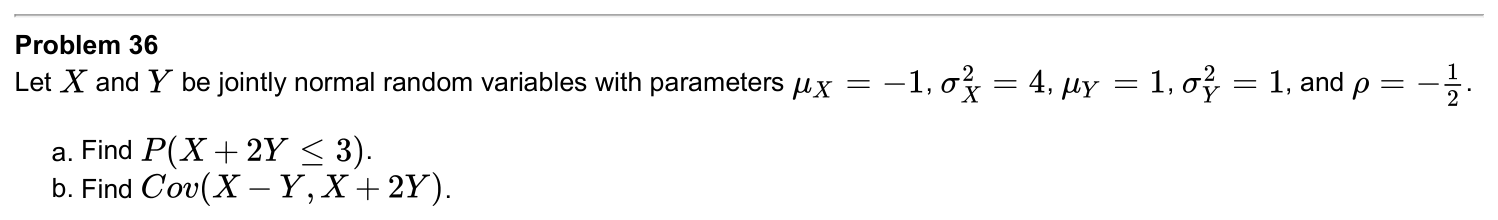
#> input picture 기말고사 대비/6월 10일/L08_IPSRP_5.4.36.png, 1498 x 220 px
$ python -i refine_pngs.py   (imports and definitions only)
#> lines starting #> are read from the running program, lines starting #| are printed output that depends on the picture; after the words box and inside, x2 and y2 are one past the last pixel; in counts of white or black regions, pixels touching at a corner belong together
# -*- coding: utf-8 -*-
"""
기말고사 대비 PNG 정제 — (1) content-bbox autocrop + (2) 2단(컬럼) reflow.
- autocrop: 바깥 여백 제거(내부 들여쓰기·수식 보존).
- reflow: 교재 2단 레이아웃 때문에 '오른쪽 컬럼'으로 밀려난 가로 밴드를
  좌측 본문 마진으로 끌어옴(세로 위치는 보존 → 수식/줄간격 안 깨짐).
  단, 살짝 들여쓴 수식 등은 건드리지 않도록 큰 이동량(>임계)만 reflow.
- 원본은 _png_원본백업/ 에서 읽어 매번 깨끗하게 재처리(멱등).
- 다요소/ dirty crop(그래프·인접조각 혼입)은 reflow로 못 고치므로 후보 목록만 보고.
"""
import os, glob, shutil
import numpy as np
from PIL import Image, ImageOps

ROOT = r"C:\Users\Hyunjun\Desktop\현준대학\확랜"
DEST = os.path.join(ROOT, "기말고사 대비")
BACKUP = os.path.join(DEST, "_png_원본백업")
THR = 240
K = 3
PAD = 14
GAPBAND = 22        # 가로 밴드 분리 빈 행 수
GAP_FLAG = 70       # 내부 세로 갭 → dirty 후보
# 눈으로 확인해 깨끗하다고 판정된 파일(문단/구분선 여백 때문에 갭만 큼) — 후보에서 제외
REVIEWED_CLEAN = {
    "L08_PSP_7.6.3.png", "L09_IPSRP_7.3.2.png", "L09_IPSRP_7.3.4.png",
    "L09_IPSRP_7.3.5.png", "L06_PSP_5.5.1.png",
}


def bbox(g):
    ink = g < THR
    rows = ink.sum(axis=1) >= K
    cols = ink.sum(axis=0) >= K
    if not rows.any() or not cols.any():
        return None
    ys, xs = np.where(rows)[0], np.where(cols)[0]
    return int(xs[0]), int(ys[0]), int(xs[-1]), int(ys[-1])


def crop_tight(im):
    g = np.asarray(im.convert("L"))
    bb = bbox(g)
    if bb is None:
        return im
    l, t, r, b = bb
    return im.crop((l, t, r + 1, b + 1))


def reflow(im):
    """오른쪽 컬럼으로 밀려난 밴드를 좌측 마진으로 이동(세로 위치 보존)."""
    g = np.asarray(im.convert("L"))
    H, W = g.shape
    ink = g < THR
    rowc = ink.sum(axis=1) >= K
    colany = ink.sum(axis=0) >= K
    xs = np.where(colany)[0]
    if not xs.size:
        return im, False
    gmin = int(xs[0])
    # 가로 밴드 분리
    bands = []
    i = 0
    while i < H:
        if rowc[i]:
            j = i; blank = 0; last = i
            while j < H:
                if rowc[j]:
                    last = j; blank = 0
                else:
                    blank += 1
                    if blank >= GAPBAND:
                        break
                j += 1
            bands.append((i, last + 1)); i = j
        else:
            i += 1
    thr = max(120, int(0.22 * W))
    src = np.array(im)
    arr = src.copy()
    changed = False
    for t, b in bands:
        cols = ink[t:b].sum(axis=0) >= 1
        bxs = np.where(cols)[0]
        if not bxs.size:
            continue
        off = int(bxs[0]) - gmin
        if off > thr:
            arr[t:b, :] = 255
            arr[t:b, 0:W - off] = src[t:b, off:W]
            changed = True
    return (Image.fromarray(arr), True) if changed else (im, False)


def internal_gap(im):
    g = np.asarray(im.convert("L"))
    rows = (g < THR).sum(axis=1) >= K
    ys = np.where(rows)[0]
    if ys.size == 0:
        return 0
    mx = run = 0
    for y in range(int(ys[0]), int(ys[-1]) + 1):
        if not rows[y]:
            run += 1; mx = max(mx, run)
        else:
            run = 0
    return mx


def process(backup_path, out_path):
#> called with backup_path = '../기말고사 대비/6월 10일/L08_IPSRP_5.4.36.png', out_path = 'out.png'
    im = Image.open(backup_path)
#> im is the input picture: PIL image 1498x220 RGB; min 0, max 255, mean 246.1
    if im.mode not in ("L", "RGB"):
        im = im.convert("RGB")
    before = im.size
#> before = (1498, 220)
    im = crop_tight(im)
#> in bbox, `ink = g < THR`:
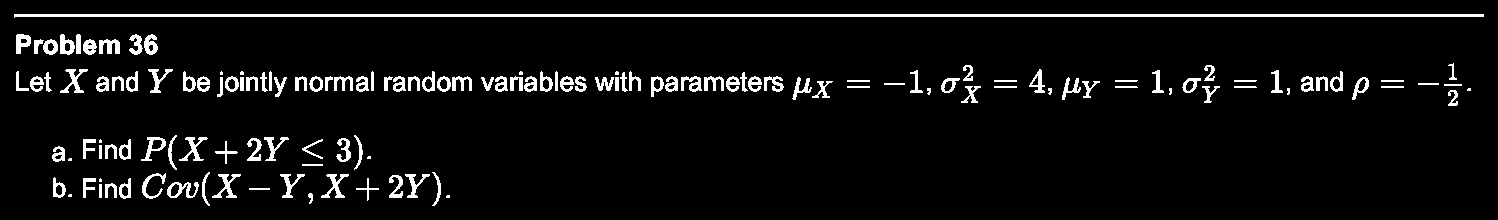
#> ink: shape (220, 1498) bool; 5.8% white; 139 white regions (13 under 20 px), largest, box (x1, y1, x2, y2) and area: (14, 14, 1484, 18) 4411, (212, 174, 241, 198) 242, (321, 174, 349, 198) 240
#> in bbox, `ys, xs = np.where(rows)[0], np.where(cols)[0]`: ys = 135 values from 14 to 205; xs = 1470 values from 14 to 1483
#> in crop_tight, `bb = bbox(g)`: bb = (14, 14, 1483, 205)
#> in crop_tight, `l, t, r, b = bb`: l = 14; r = 1483; b = 205
#> in crop_tight, `return im.crop((l, t, r + 1, b + 1))`:
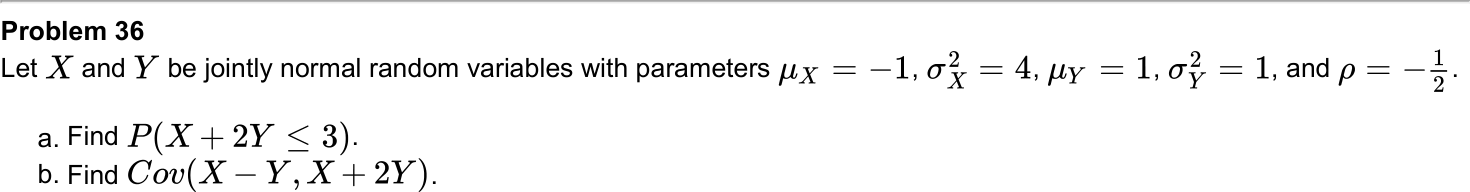
#> returned value: PIL image 1470x192 RGB; min 0, max 255, mean 244.6
    im, did = reflow(im)
#> in reflow, `ink = g < THR`:
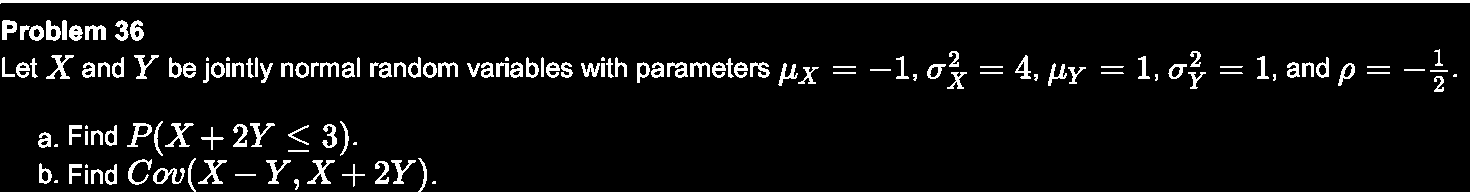
#> ink: shape (192, 1470) bool; 6.8% white; 139 white regions (13 under 20 px), largest, box (x1, y1, x2, y2) and area: (0, 0, 1470, 4) 4411, (198, 160, 227, 184) 242, (307, 160, 335, 184) 240
#> in reflow, `xs = np.where(colany)[0]`: xs = 1470 values from 0 to 1469
#> in reflow, `gmin = int(xs[0])`: gmin = 0
#> after the loop in reflow, `while i < H:`: bands = [(0, 92), (121, 192)]; i = 192
#> the loop in reflow, `for t, b in bands:` made 2 passes
#> (t, b, off) on passes 1 to 2: (0, 92, 0), (121, 192, 38)
#> did = False
    if did:
        im = crop_tight(im)
    fill = 255 if im.mode == "L" else (255, 255, 255)
#> fill = (255, 255, 255)
    im = ImageOps.expand(im, border=PAD, fill=fill)
    tmp = out_path + ".tmp.png"
    im.save(tmp); os.replace(tmp, out_path)
    return before, im.size, did, internal_gap(im)
#> in internal_gap, `ys = np.where(rows)[0]`: ys = 135 values from 14 to 205


def main():
    total = reflowed = 0
    flagged = []
    for n in range(7, 17):
        folder = os.path.join(DEST, f"6월 {n}일")
        if not os.path.isdir(folder):
            continue
        for out_path in sorted(glob.glob(os.path.join(folder, "*.png"))):
            total += 1
            name = os.path.basename(out_path)
            bdir = os.path.join(BACKUP, f"6월 {n}일")
            bpath = os.path.join(bdir, name)
            if not os.path.exists(bpath):                 # 최초 1회: 현재본을 원본으로 백업
                os.makedirs(bdir, exist_ok=True); shutil.copy2(out_path, bpath)
            before, after, did, gap = process(bpath, out_path)
            if did:
                reflowed += 1
            if gap >= GAP_FLAG and name not in REVIEWED_CLEAN:
                flagged.append((f"6월 {n}일", name, after, gap))
    print(f"정제 {total}장 · 컬럼 reflow {reflowed}장 · dirty 후보 {len(flagged)}장")
    rep = os.path.join(DEST, "_재크롭_후보.md")
    out = ["# 수동 재크롭 후보 (그래프·인접조각 혼입 등 — autocrop·reflow로 못 고침)", "",
           f"> 판정: 내부 세로 여백 갭 ≥ {GAP_FLAG}px. 원본은 `_png_원본백업/`.", "",
           "| 폴더 | 파일 | 크기 | 내부갭px |", "|---|---|---|---|"]
    for f, nm, sz, gp in flagged:
        out.append(f"| {f} | {nm} | {sz[0]}x{sz[1]} | {gp} |")
    if not flagged:
        out.append("| (없음) | | | |")
    open(rep, "w", encoding="utf-8").write("\n".join(out) + "\n")
    print("후보 ->", rep)


# [2 lines not run here, left out]

>>> result = process('../기말고사 대비/6월 10일/L08_IPSRP_5.4.36.png', 'out.png')
#> result = ((1498, 220), (1498, 220), False, 29)

$ run again, on 기말고사 대비/6월 12일/L05_IPSRP_4.4.13.png
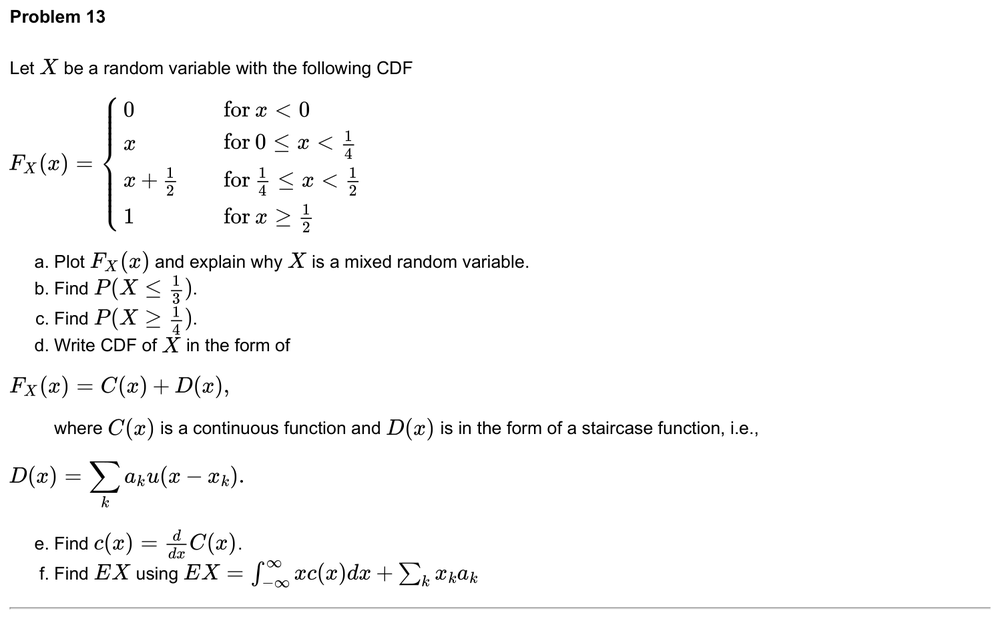
#> input picture 기말고사 대비/6월 12일/L05_IPSRP_4.4.13.png, 1000 x 619 px, shrunk from 1498 x 927 before the run
#> in process, im is the input picture: PIL image 1000x619 RGB; min 0, max 255, mean 249.2
#> in bbox, `ink = g < THR`:
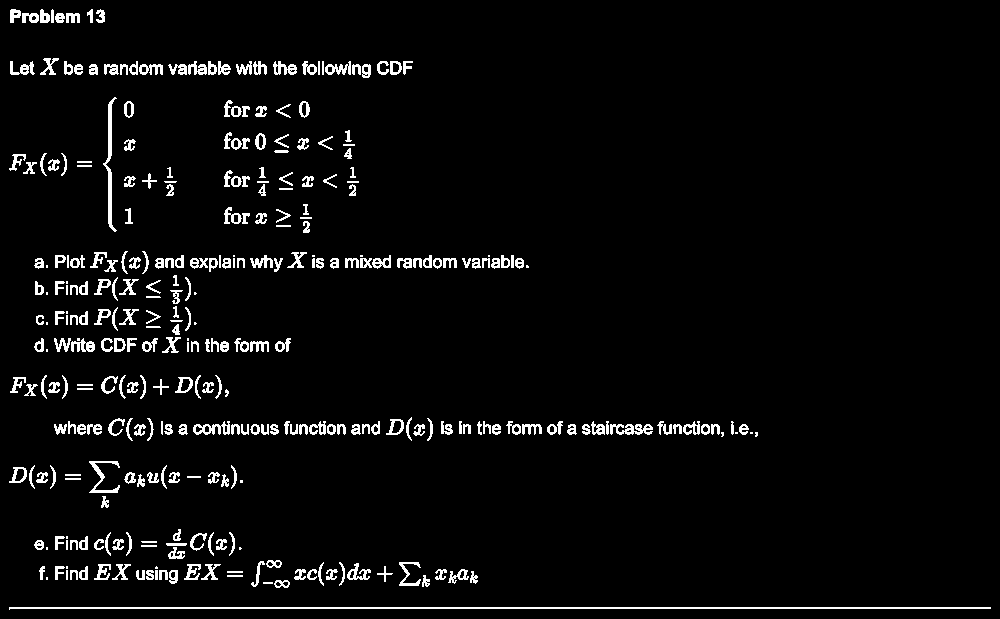
#> ink: shape (619, 1000) bool; 4.1% white in thin lines or dots
#> in bbox, `ys, xs = np.where(rows)[0], np.where(cols)[0]`: ys = 414 values from 9 to 608; xs = 712 values from 9 to 757
#> bb = (9, 9, 757, 608)
#> in crop_tight, `l, t, r, b = bb`: l = 9; r = 757; b = 608
#> in reflow, `xs = np.where(colany)[0]`: xs = 712 values from 0 to 748
#> gmin = 0
#> after the loop in reflow, `while i < H:`: bands = [(0, 14), (49, 344), (366, 600)]; i = 600
#> the loop in reflow, `for t, b in bands:` made 3 passes
#> (t, b, off) on passes 1 to 3: (0, 14, 1), (49, 344, 0), (366, 600, 0)
#> did = False
#> in process, `im = ImageOps.expand(im, border=PAD, fill=fill)`:
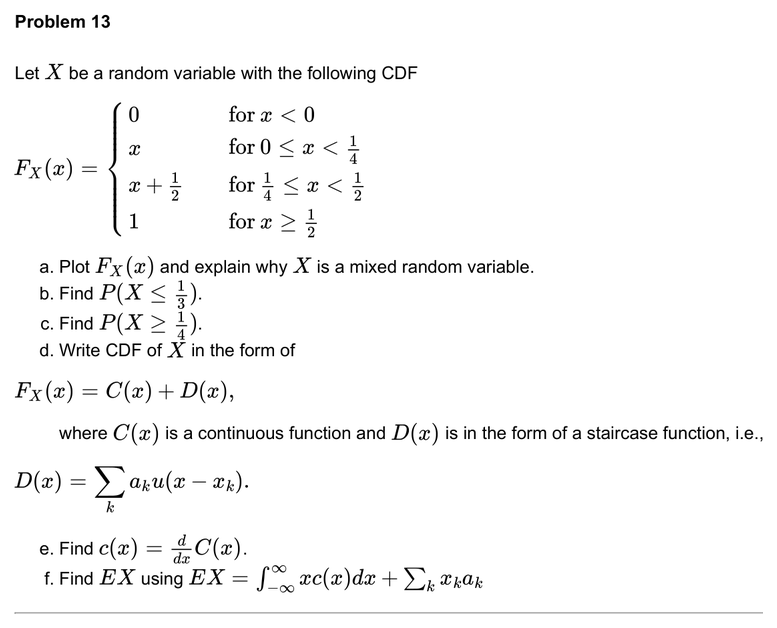
#> im: PIL image 777x628 RGB; min 0, max 255, mean 247.7
#> in internal_gap, `ys = np.where(rows)[0]`: ys = 414 values from 14 to 613
#> result = ((1000, 619), (777, 628), False, 35)

$ run again, on 기말고사 대비/6월 12일/L05_IPSRP_4.4.16.png
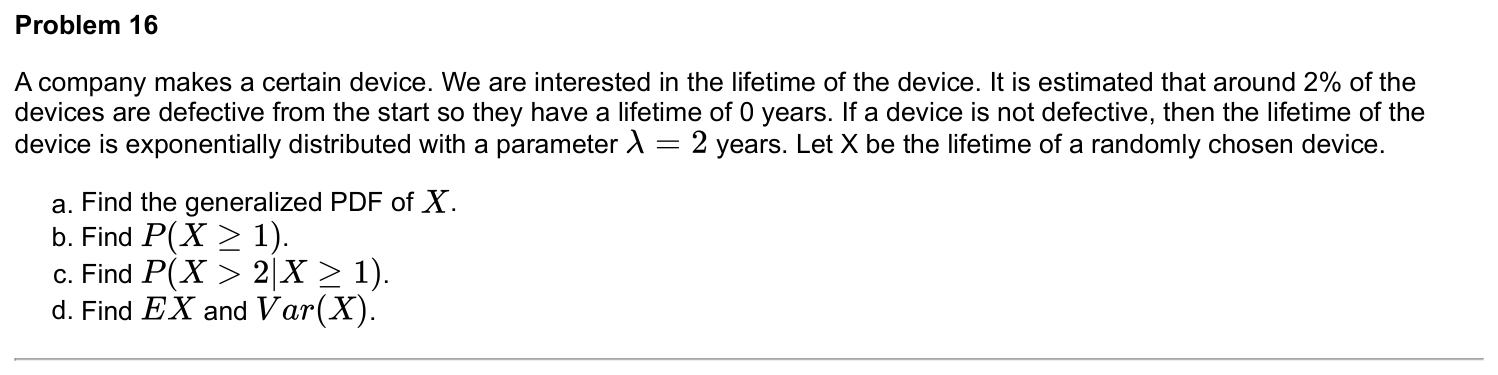
#> input picture 기말고사 대비/6월 12일/L05_IPSRP_4.4.16.png, 1498 x 375 px
#> in process, im is the input picture: PIL image 1498x375 RGB; min 0, max 255, mean 241.2
#> in bbox, `ink = g < THR`:
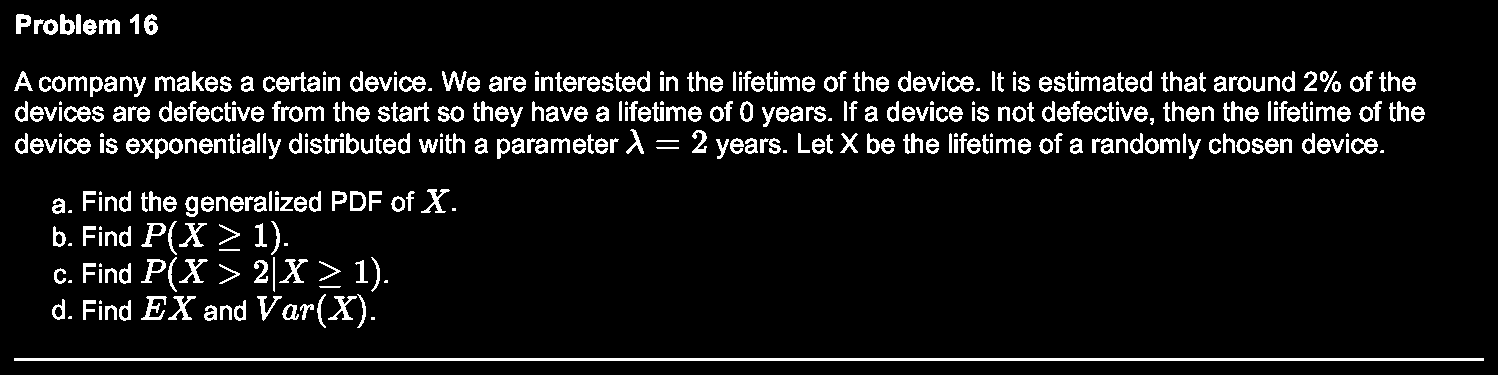
#> ink: shape (375, 1498) bool; 8.1% white; 407 white regions (45 under 20 px), largest, box (x1, y1, x2, y2) and area: (14, 358, 1484, 361) 4410, (141, 296, 167, 320) 266, (168, 296, 196, 320) 238
#> in bbox, `ys, xs = np.where(rows)[0], np.where(cols)[0]`: ys = 237 values from 14 to 360; xs = 1470 values from 14 to 1483
#> bb = (14, 14, 1483, 360)
#> in crop_tight, `l, t, r, b = bb`: l = 14; r = 1483; b = 360
#> in reflow, `ink = g < THR`:
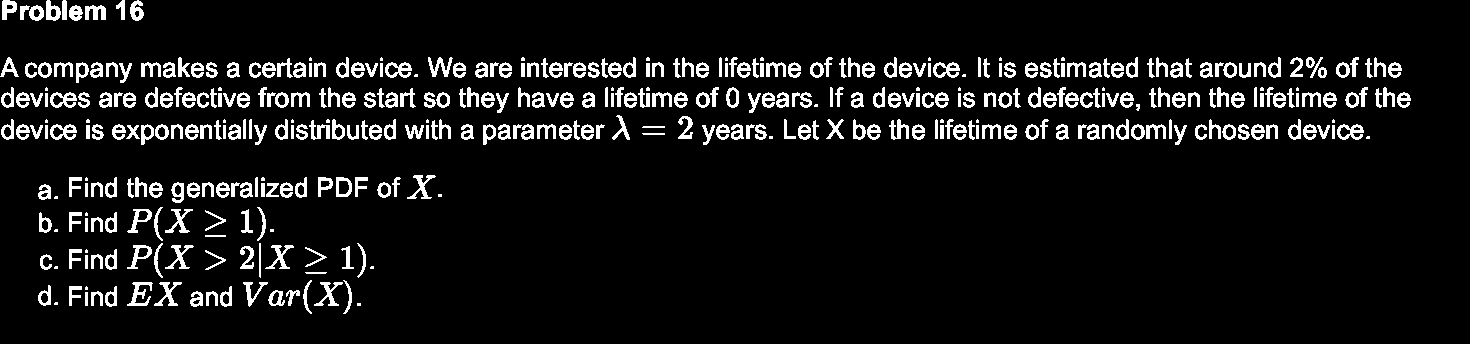
#> ink: shape (347, 1470) bool; 8.9% white; 407 white regions (45 under 20 px), largest, box (x1, y1, x2, y2) and area: (0, 344, 1470, 347) 4410, (127, 282, 153, 306) 266, (154, 282, 182, 306) 238
#> in reflow, `xs = np.where(colany)[0]`: xs = 1470 values from 0 to 1469
#> gmin = 0
#> after the loop in reflow, `while i < H:`: bands = [(0, 21), (57, 145), (175, 314), (344, 347)]; i = 347
#> the loop in reflow, `for t, b in bands:` made 4 passes
#> (t, b, off) on passes 1 to 4: (0, 21, 2), (57, 145, 0), (175, 314, 38), (344, 347, 0)
#> did = False
#> in internal_gap, `ys = np.where(rows)[0]`: ys = 237 values from 14 to 360
#> result = ((1498, 375), (1498, 375), False, 36)

$ run again, on 기말고사 대비/6월 12일/L05_PSP_4.5.18.png
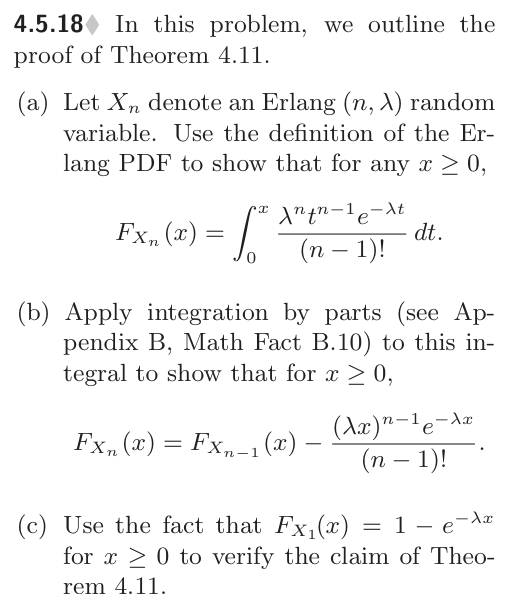
#> input picture 기말고사 대비/6월 12일/L05_PSP_4.5.18.png, 509 x 608 px
#> in process, im is the input picture: PIL image 509x608 RGB; mean R, G, B 244.1, 244, 244
#> in bbox, `ink = g < THR`:
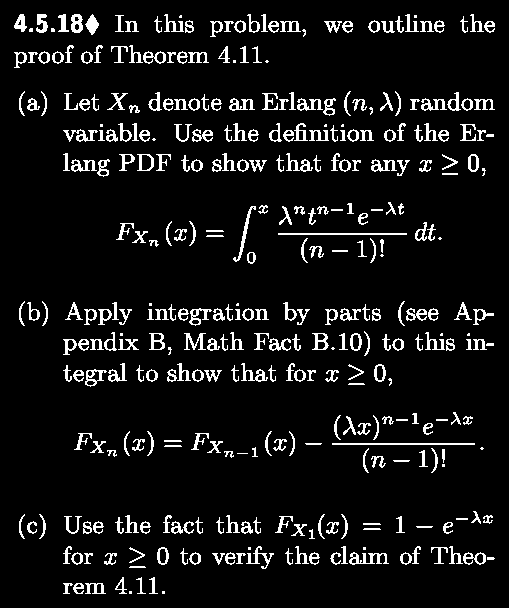
#> ink: shape (608, 509) bool; 8% white in thin lines or dots
#> in bbox, `ys, xs = np.where(rows)[0], np.where(cols)[0]`: ys = 371 values from 14 to 593; xs = 479 values from 14 to 494
#> bb = (14, 14, 494, 593)
#> in crop_tight, `l, t, r, b = bb`: l = 14; r = 494; b = 593
#> in reflow, `ink = g < THR`:
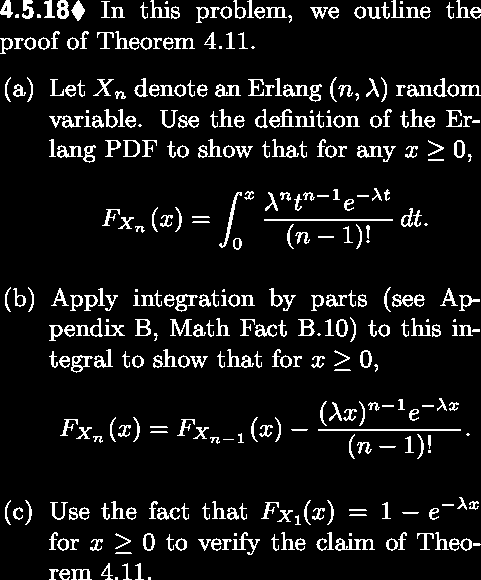
#> ink: shape (580, 481) bool; 8.9% white in thin lines or dots
#> in reflow, `xs = np.where(colany)[0]`: xs = 479 values from 0 to 480
#> gmin = 0
#> after the loop in reflow, `while i < H:`: bands = [(0, 54), (77, 162), (188, 250), (287, 372), (398, 459), (497, 580)]; i = 580
#> the loop in reflow, `for t, b in bands:` made 6 passes
#> (t, b, off) on passes 1 to 6: (0, 54, 0), (77, 162, 5), (188, 250, 102), (287, 372, 5), (398, 459, 60), (497, 580, 5)
#> did = False
#> in internal_gap, `ys = np.where(rows)[0]`: ys = 371 values from 14 to 593
#> result = ((509, 608), (509, 608), False, 38)
